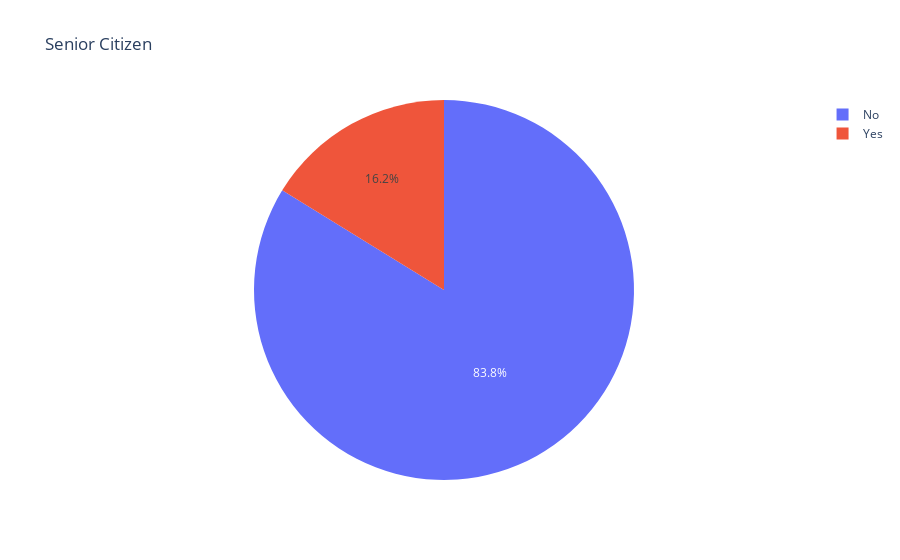

Source (notebook cell):
### Code cell
names=['No','Yes']
values=telcom.SeniorCitizen.value_counts()
fig = px.pie(telcom, values=values, title='Senior Citizen',names=names)
fig.show()

### Figure 1 — Plotly figure (JSON) as saved in the notebook; plotly's stock layout.template omitted (floating-point values rounded to 4 significant figures)
{"data": [{"domain": {"x": [0, 1], "y": [0, 1]}, "hovertemplate": "label=%{label}<br>value=%{value}<extra></extra>", "labels": ["No", "Yes"], "legendgroup": "", "name": "", "showlegend": true, "type": "pie", "values": [5901, 1142]}], "layout": {"legend": {"tracegroupgap": 0}, "title": {"text": "Senior Citizen"}}}
